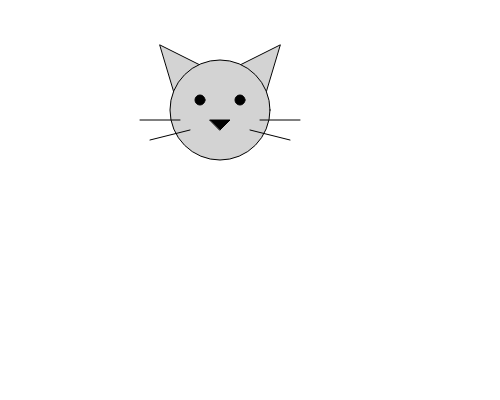
Frame 1 (no input)
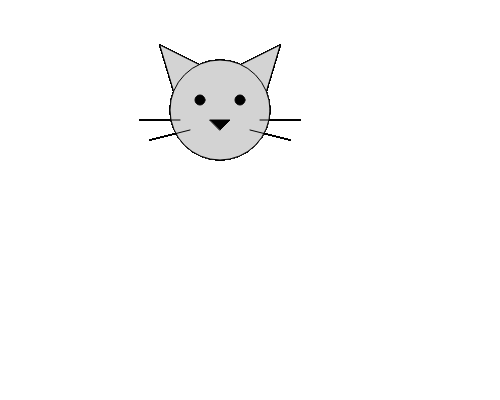
Frame 60 (no input)
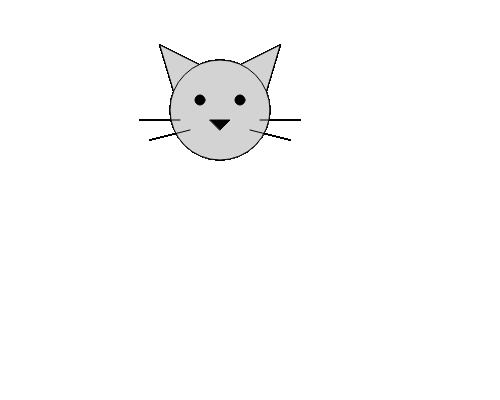
Frame 120 (the mouse pressed at the canvas centre since frame 60)

The p5.js sketch that drew these frames (run headless with seeded random() and noise() and a simulated clock; from frame 60 on, the mouse is pressed at the canvas centre):

// p5.js sketch
// ── sketch.js
function setup() {
  createCanvas(500, 400);  
}

function draw() {
  fill("lightgrey");
  triangle(160, 45, 200, 65, 175, 95);
  triangle(280, 45, 240, 65, 265, 95);
  ellipse(220, 110, 100, 100);
  line(180, 120, 140, 120);
  line(190, 130, 150, 140);
  line(260, 120, 300, 120);
  line(250, 130, 290, 140);
  fill("black");
  triangle(210, 120, 230, 120, 220, 130);
  ellipse(200, 100, 10, 10);
  ellipse(240, 100, 10, 10);
}
